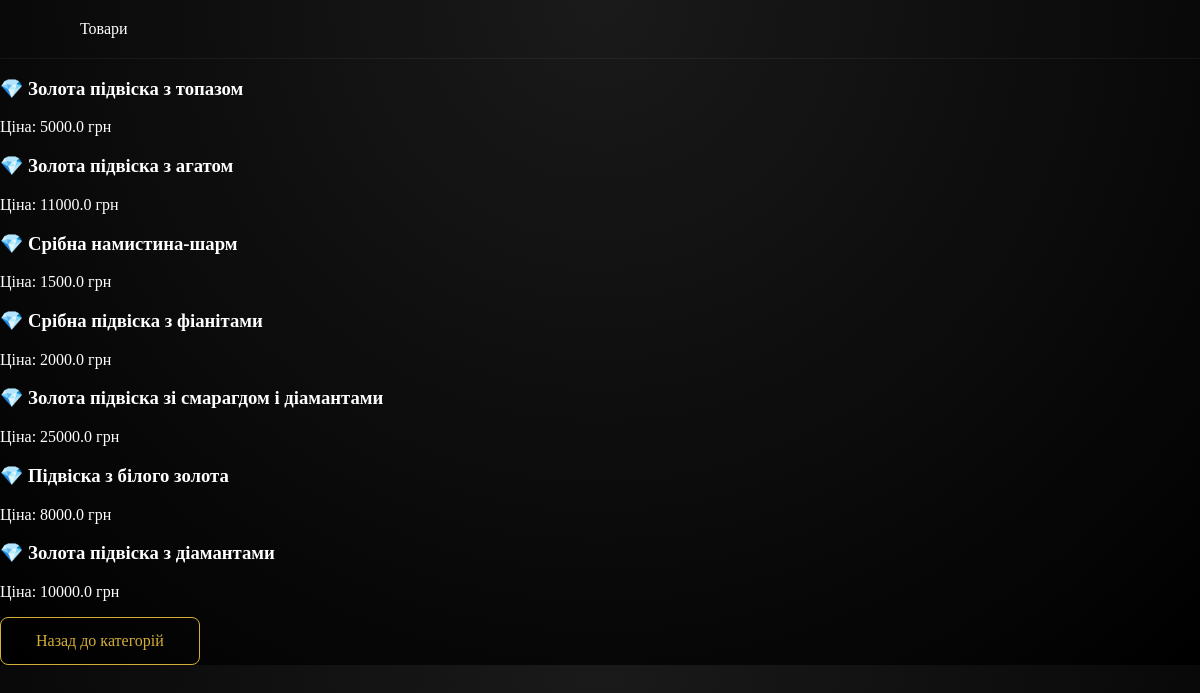
/catalog/4/, run on the app's committed database.
### site_django/models.py (models this page shows, shortened)
class Product(models.Model):
    name = models.CharField(max_length=100)
    price = models.FloatField()
    category = models.ForeignKey(Category, on_delete=models.CASCADE)
    created_at = models.DateTimeField(auto_now_add=True)
    updated_at = models.DateTimeField(auto_now=True)

### site_django/views.py (the view)
# urls.py: path('catalog/<int:category_id>/', views.products_by_category),
def products_by_category(request, category_id):
    products = Product.objects.filter(category_id=category_id)
    return render(request, 'products.html', {"products": products})

### templates/products.html (shortened to what this page needs)
{% load static %}
<!DOCTYPE html>
<html lang="uk">
<head>
    <link rel="stylesheet" href="{% static 'css/style.css' %}">
</head>
<body>
<header>Товари</header>
<div class="container">
    {% for product in products %}
        <div class="product">
            <h3>💎 {{ product.name }}</h3>
            <p>Ціна: {{ product.price }} грн</p>
        </div>
    {% endfor %}
    <a href="/catalog/" class="btn">Назад до категорій</a>
</div>
</body>
</html>

### static/css/style.css (style rules this page uses)
body { margin: 0; font-family: 'Playfair Display', serif; background: radial-gradient(circle at top, #1a1a1a, #000); color: white; }
header { display: flex; justify-content: space-between; align-items: center; padding: 20px 80px; border-bottom: 1px solid rgba(255,255,255,0.05); }
.btn { display: inline-block; padding: 14px 35px; border: 1px solid #d4af37; color: #d4af37; text-decoration: none; transition: 0.3s; border-radius: 8px; }

### data on the page
Product: name "Золота підвіска з топазом", price "5000.0"
Product: name "Золота підвіска з агатом", price "11000.0"
Product: name "Срібна намистина-шарм", price "1500.0"
Product: name "Срібна підвіска з фіанітами", price "2000.0"
Product: name "Золота підвіска зі смарагдом і діамантами", price "25000.0"
Product: name "Підвіска з білого золота", price "8000.0"
Product: name "Золота підвіска з діамантами", price "10000.0"
